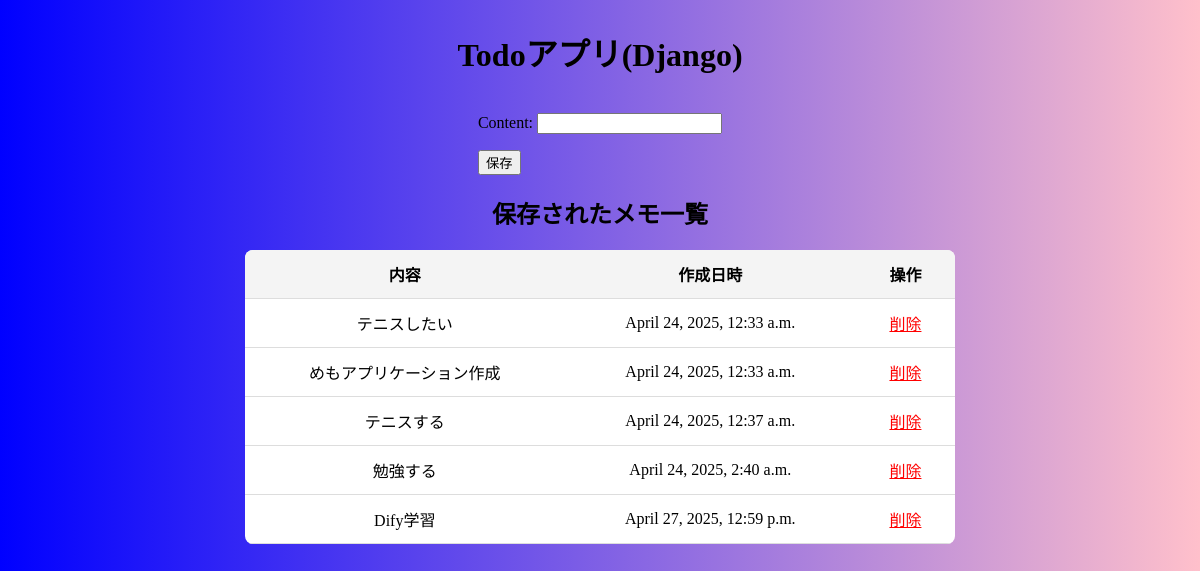
The page / on the database its author committed.
### memo/models.py (models this page shows)
class Memo(models.Model):
    content = models.CharField(max_length=100)
    created_at = models.DateTimeField(auto_now_add=True)

### memo/views.py (the view)
# urls.py: path('', views.memo_view, name='memo'),
def memo_view(request):
    if request.method == 'POST':
        form = MemoForm(request.POST)
        if form.is_valid():
            form.save()
            return redirect('memo')
    else:
        form = MemoForm()
    memos = Memo.objects.all()
    return render(request, 'memo/memo.html', {'form': form, 'memos': memos})

### memo/forms.py
class MemoForm(forms.ModelForm):
    class Meta:
        model = Memo
        fields = ['content']

### memo/templates/memo/memo.html (shortened to what this page needs)
{% load static %}
<!DOCTYPE html>
<html>
<head>
  <link rel="stylesheet" href="{% static 'memo/style.css' %}">
</head>
<body>
  <h1>Todoアプリ(Django)</h1>
  <form method="POST">
    {{ form.as_p }}
    <button type="submit">保存</button>
  </form>
  <h2>保存されたメモ一覧</h2>
  <table class="memo-table">
    <thead>
      <tr>
        <th>内容</th>
        <th>作成日時</th>
        <th>操作</th>
      </tr>
    </thead>
    <tbody>
      {% for memo in memos %}
        <tr>
          <td>{{ memo.content }}</td>
          <td>{{ memo.created_at }}</td>
          <td><a href="{% url 'delete_memo' memo.id %}">削除</a></td>
        </tr>
      {% endfor %}
    </tbody>
  </table>
</body>
</html>

### memo/static/memo/style.css (style rules this page uses)
body { display: flex; flex-direction: column; align-items: center; background: linear-gradient(to right, blue, pink); }
table.memo-table { margin: 0 auto; background-color: #fff; border-collapse: collapse; width: 60%; border-radius: 8px; overflow: hidden; }
.memo-table th, .memo-table td { padding: 12px 20px; border-bottom: 1px solid #ddd; text-align: left; }
.memo-table th { background-color: #f4f4f4; }
.memo-table a { color: red; }
.memo-table th, .memo-table td { padding: 12px 20px; border-bottom: 1px solid #ddd; text-align: center; }

### rows shown on the page
Memo: content "テニスしたい", created_at "April 24, 2025, 12:33 a.m."
Memo: content "めもアプリケーション作成", created_at "April 24, 2025, 12:33 a.m."
Memo: content "テニスする", created_at "April 24, 2025, 12:37 a.m."
Memo: content "勉強する", created_at "April 24, 2025, 2:40 a.m."
Memo: content "Dify学習", created_at "April 27, 2025, 12:59 p.m."
